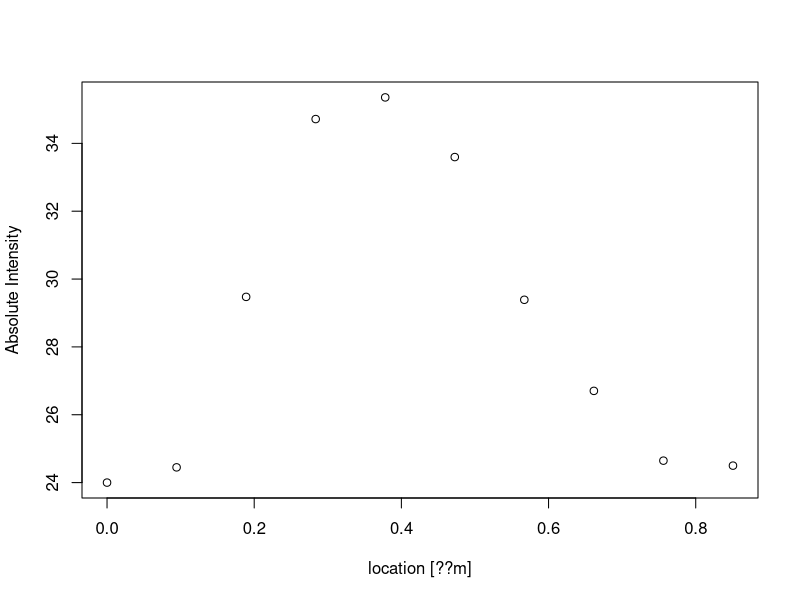
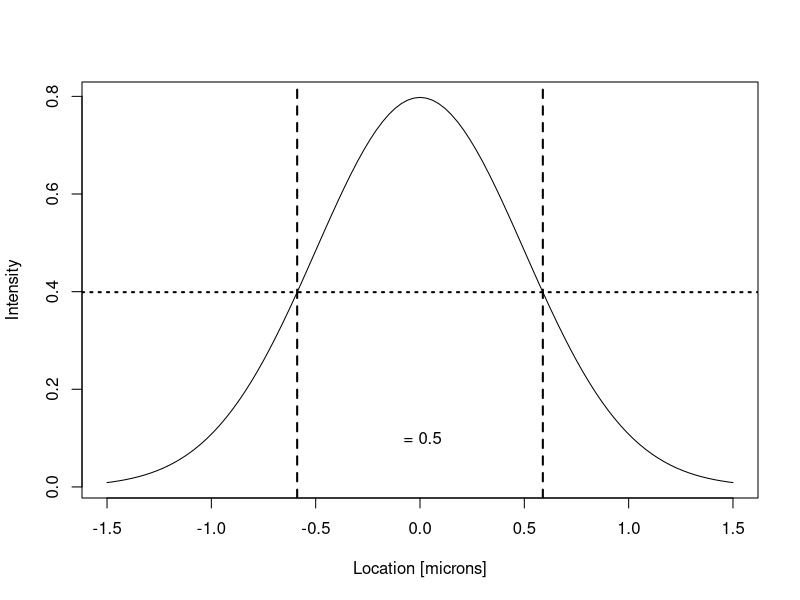

Recreate these plots in R, in order.
## ---- chunk 1
knitr::opts_chunk$set(echo = TRUE)
## ---- chunk 2
dat = read.csv("Values.csv")
print(dat)
plot(dat, xlab = "location [??m]", ylab = "Absolute Intensity")
## ---- chunk 3

curve(1/(sqrt(2*pi*0.5^2))*exp(-(x)^2/(2*0.5^2)), from = -1.5, to = 1.5, xlab = "Location [microns]", ylab = "Intensity")

abline(v = 0.58875, lty = 2, lwd = 2)
abline(v = -0.58875, lty = 2, lwd = 2)
abline(h = 0.3989, lty = 3, lwd = 2)
text(0, 0.1, " = 0.5")

